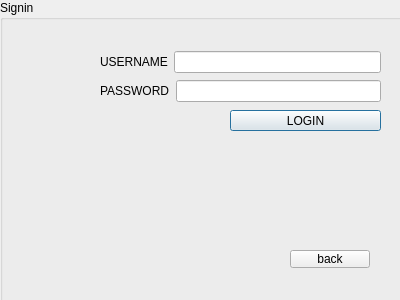
<?xml version="1.0" encoding="UTF-8"?>
<ui version="4.0">
 <class>Login</class>
 <widget class="QDialog" name="Login">
  <property name="geometry">
   <rect>
    <x>0</x>
    <y>0</y>
    <width>400</width>
    <height>300</height>
   </rect>
  </property>
  <property name="windowTitle">
   <string>Dialog</string>
  </property>
  <widget class="QGroupBox" name="groupBox">
   <property name="geometry">
    <rect>
     <x>0</x>
     <y>0</y>
     <width>431</width>
     <height>381</height>
    </rect>
   </property>
   <property name="title">
    <string>Signin</string>
   </property>
   <widget class="QPushButton" name="pushButton_login">
    <property name="geometry">
     <rect>
      <x>230</x>
      <y>110</y>
      <width>151</width>
      <height>21</height>
     </rect>
    </property>
    <property name="text">
     <string>LOGIN</string>
    </property>
   </widget>
   <widget class="QWidget" name="layoutWidget">
    <property name="geometry">
     <rect>
      <x>100</x>
      <y>50</y>
      <width>281</width>
      <height>54</height>
     </rect>
    </property>
    <layout class="QVBoxLayout" name="verticalLayout">
     <item>
      <layout class="QHBoxLayout" name="horizontalLayout_2">
       <item>
        <widget class="QLabel" name="label">
         <property name="text">
          <string>USERNAME</string>
         </property>
        </widget>
       </item>
       <item>
        <widget class="QLineEdit" name="lineEdit_username"/>
       </item>
      </layout>
     </item>
     <item>
      <layout class="QHBoxLayout" name="horizontalLayout">
       <item>
        <widget class="QLabel" name="label_2">
         <property name="text">
          <string>PASSWORD</string>
         </property>
        </widget>
       </item>
       <item>
        <widget class="QLineEdit" name="lineEdit_password">
         <property name="echoMode">
          <enum>QLineEdit::Password</enum>
         </property>
        </widget>
       </item>
      </layout>
     </item>
    </layout>
   </widget>
   <widget class="QPushButton" name="pushButton_back1">
    <property name="geometry">
     <rect>
      <x>290</x>
      <y>250</y>
      <width>80</width>
      <height>18</height>
     </rect>
    </property>
    <property name="text">
     <string>back</string>
    </property>
   </widget>
  </widget>
 </widget>
 <resources/>
 <connections/>
</ui>
